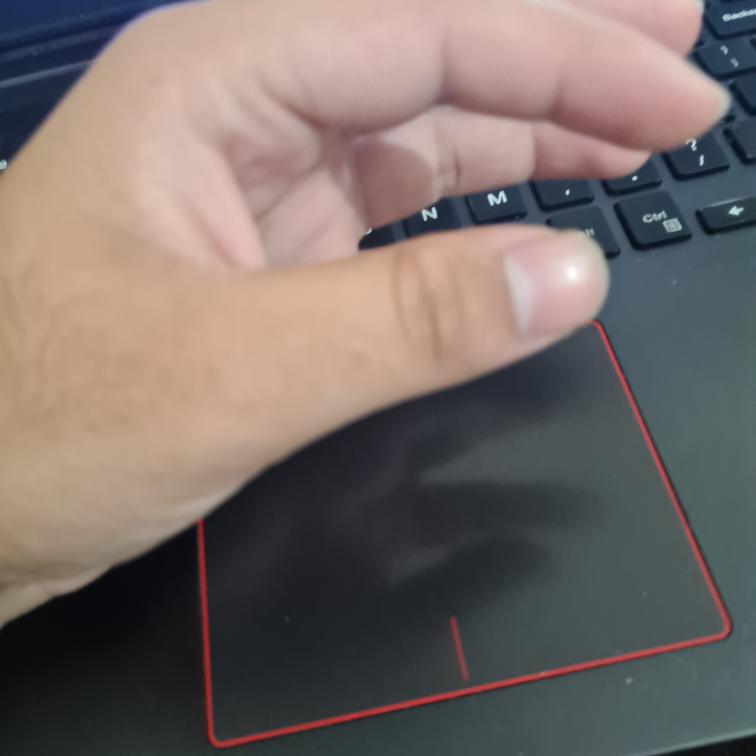
#> input picture changing_contrast_brightness/hand_img.jpg, 3024 x 3024 px, found by its file name (shown at 1/4 size)
$ python change.py
#> lines starting #> are read from the running program, lines starting #| are printed output that depends on the picture; after the words box and inside, x2 and y2 are one past the last pixel; in counts of white or black regions, pixels touching at a corner belong together

# import required packages
from matplotlib import figure
from skimage import io
import cv2
import numpy as np
# Read image
image = cv2.resize(cv2.imread(
    r"changing_contrast_brightness\hand_img.jpg"), (256, 256))
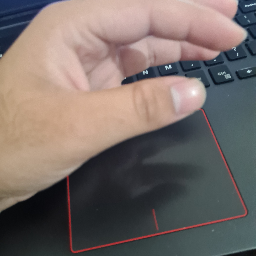
#> image: shape (256, 256, 3); mean B, G, R 105.2, 109.3, 120.3
# Create a dummy image that stores different contrast and brightness
new_image = np.zeros(image.shape, image.dtype)
# Brightness and contrast parameters
contrast = 0.8
bright = 2
# Change the contrast and brightness
for y in range(image.shape[0]):
    for x in range(image.shape[1]):
        for c in range(image.shape[2]):
            new_image[y, x, c] = np.clip(
                contrast*image[y, x, c] + bright, 0, 255)
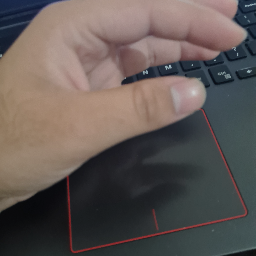
#> new_image: shape (256, 256, 3); mean B, G, R 85.7, 89, 97.8

font = cv2.FONT_HERSHEY_SIMPLEX
cv2.putText(image, "Original Image", (50, 50),
            font, 0.5, (0, 255, 0), 1, cv2.LINE_4)
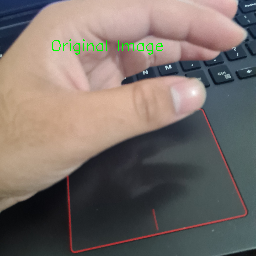
#> image: shape (256, 256, 3); 0.42% of pixels changed, all inside (x1, y1, x2, y2) = (52, 39, 163, 55)

cv2.imshow('img', image)
cv2.imshow('new img', new_image)

cv2.waitKey()
cv2.destroyAllWindows()
